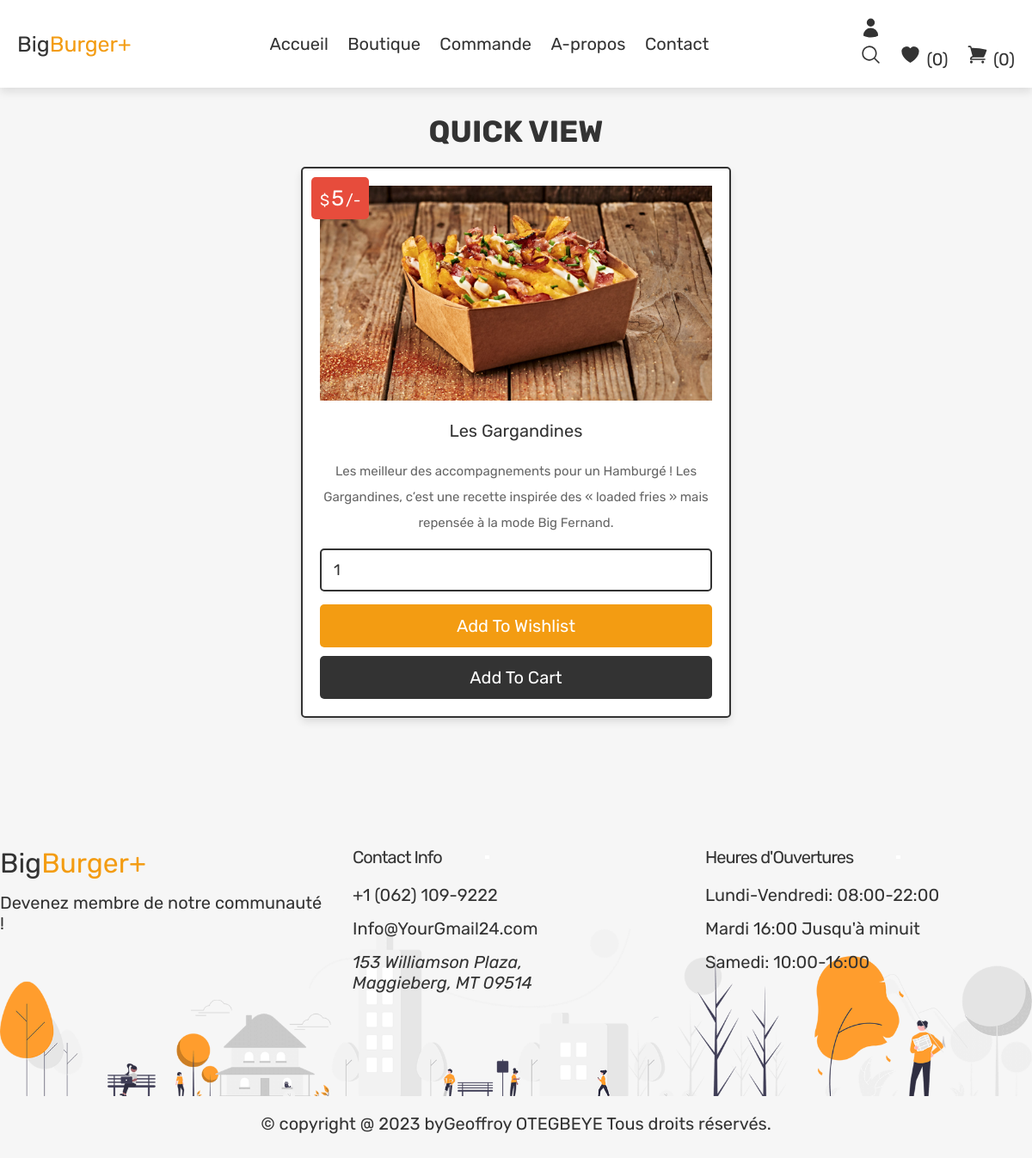
The page /view_page.php?pid=25 (signed in) on the database its author committed.
### tables this page shows
CREATE TABLE `products` (
  `id` int NOT NULL,
  `name` varchar(100) NOT NULL,
  `category` varchar(20) NOT NULL,
  `details` varchar(500) NOT NULL,
  `price` int NOT NULL,
  `image` varchar(100) NOT NULL
);

### view_page.php (the view, shortened to what this page needs)
<?php
@include 'config.php';
?>
<!DOCTYPE html>
<html lang="en">
<head>
   <link rel="stylesheet" href="https://cdnjs.cloudflare.com/ajax/libs/font-awesome/6.1.1/css/all.min.css">
   <link rel="stylesheet" href="css/style.css">
   <link rel="stylesheet" href="./css/footer.css">
</head>
<body>
<?php include 'header.php'; ?>
<section class="quick-view">
   <h1 class="title">quick view</h1>
   <?php
      $pid = $_GET['pid'];
      $select_products = $conn->prepare("SELECT * FROM `products` WHERE id = ?");
      $select_products->execute([$pid]);
      if($select_products->rowCount() > 0){
         while($fetch_products = $select_products->fetch(PDO::FETCH_ASSOC)){
   ?>
   <form action="" class="box" method="POST">
      <div class="price">$<span><?= $fetch_products['price']; ?></span>/-</div>
      <img src="uploaded_img/<?= $fetch_products['image']; ?>" alt="">
      <div class="name"><?= $fetch_products['name']; ?></div>
      <div class="details"><?= $fetch_products['details']; ?></div>
      <input type="number" min="1" value="1" name="p_qty" class="qty">
      <input type="submit" value="add to wishlist" class="option-btn" name="add_to_wishlist">
      <input type="submit" value="add to cart" class="btn" name="add_to_cart">
   </form>
   <?php
         }
      }else{
         echo '<p class="empty">no products added yet!</p>';
      }
   ?>
</section>
<?php include 'footer.php'; ?>
</body>
</html>

### css/style.css (style rules this page uses)
.quick-view .box { max-width: 50rem; padding:2rem; text-align: center; border:var(--border); background-color: var(--white); box-shadow: var(--box-shadow); border-radius: .5rem; position: relative; margin:0 auto; }
.quick-view .box img { height: 25rem; margin-bottom: 1rem; }
.quick-view .box .price { position: absolute; top:1rem; left:1rem; padding:1rem; border-radius: .5rem; background-color: var(--red); font-size: 1.8rem; color:var(--white); }
.quick-view .box .price span { font-size: 2.5rem; color:var(--white); margin:0 .2rem; }
.quick-view .box .qty { margin:.5rem 0; border-radius: .5rem; padding:1.2rem 1.4rem; font-size: 1.8rem; color:var(--black); border:var(--border); width: 100%; }
.quick-view .box .name { font-size: 2rem; color:var(--black); padding:1rem 0; }
.quick-view .box .details { padding:1rem 0; line-height: 2; font-size: 1.5rem; color:var(--light-color); }

### css/components.css (style rules this page uses)
:root { --green:#27ae60; --orange:#f39c12; --red:#e74c3c; --black:#333; --blue:#0000FF; --light-color:#666; --white:#fff; --light-bg:#f6f6f6; --border:.2rem solid var(--black); --box-shadow:0 .5rem 1rem rgba(0,0,0,.1); }
* { font-family: 'Rubik', sans-serif; margin:0; padding:0; box-sizing: border-box; outline: none; border:none; text-decoration: none; color:var(--black); }
body { background-color: var(--light-bg); padding-bottom: 6.5rem; }
html { font-size: 62.5%; overflow-x: hidden; scroll-behavior: smooth; scroll-padding-top: 6.5rem; }
section { padding:3rem 2rem; max-width: 1200px; margin:0 auto; }
img { width: 100%; object-fit: cover; }
.btn, .delete-btn, .option-btn { display: block; width: 100%; margin-top: 1rem; border-radius: .5rem; color:var(--white); font-size: 2rem; padding:1.3rem 3rem; text-transform: capitalize; cursor: pointer; text-align: center; }
.btn { background-color: var(--black); }
.option-btn { background-color: var(--orange); }
.title { text-align: center; margin-bottom: 2rem; text-transform: uppercase; color:var(--black); font-size: 3.5rem; }

### rows shown on the page
products: price "5", image (picture), name "Les Gargandines", details "Les meilleur des accompagnements pour un Hamburgé ! Les Gargandines, c’est une recette inspirée des « loaded fries » mais repensée à la mode Big Fernand."

### other values the page prints
$count_wishlist_items->rowCount() "0"
$count_cart_items->rowCount() "0"
